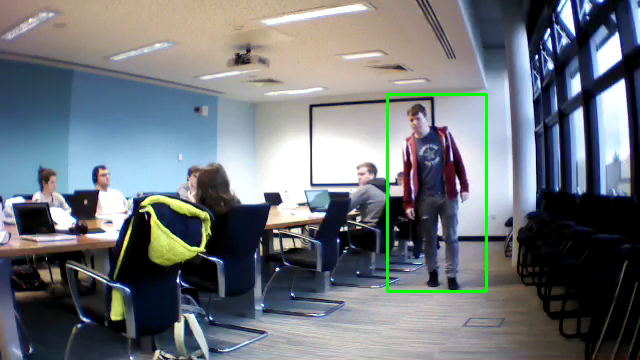
#> input picture images/jpg/fullbody-detection-example.png, 640 x 360 px, given in place of the camera
$ python demo_detection_methods.py   (Python 2 division)
#> lines starting #> are read from the running program, lines starting #| are printed output that depends on the picture
import cv2
import numpy as np

capture = cv2.VideoCapture(0)
background_subtractor = cv2.BackgroundSubtractorMOG()
intruder_classifier = cv2.CascadeClassifier("haarcascade_fullbody.xml")
minimum_area = 500

cv2.namedWindow('Intruder Detection Methods', cv2.WINDOW_AUTOSIZE)


def group_rectangles(rectangles):
    x_min = 100000
    x_max = 0
    y_min = 100000
    y_max = 0
    for (x, y, w, h) in rectangles:
        if x < x_min:
            x_min = x

        if y < y_min:
            y_min = y

        if (x + w) > x_max:
            x_max = (x + w)

        if (y + h) > y_max:
            y_max = (y + h)

    x = x_min
    y = y_min
    w = x_max - x_min
    h = y_max - y_min
    return x, y, w, h

while True:
    ret, frame = capture.read()
#> frame is the input picture: shape (360, 640, 3); mean B, G, R 122.3, 116.5, 110.9
    height, width = frame.shape[:2]
#> height = 360; width = 640
    frame = cv2.resize(frame, (width / 3, height / 3), interpolation=cv2.INTER_AREA)
#> frame: shape (120, 213, 3)
    combined = frame.copy()
    cascade_image = frame.copy()

    foreground_mask = background_subtractor.apply(frame)
#> foreground_mask: shape (120, 213); every value is 0
    (contours, _) = cv2.findContours(foreground_mask.copy(), cv2.RETR_EXTERNAL, cv2.CHAIN_APPROX_SIMPLE)
#> contours = []

    large_contours = []
    for contour in contours:
        if cv2.contourArea(contour) > minimum_area:
            large_contours.append(cv2.boundingRect(contour))
#> this loop made 0 passes
#> after the loop, large_contours = []

    foreground_mask_rgb = cv2.cvtColor(foreground_mask, cv2.COLOR_GRAY2RGB)
#> foreground_mask_rgb: shape (120, 213, 3); every value is 0

    if len(large_contours) > 0:
        (x, y, w, h) = group_rectangles(large_contours)
        cv2.rectangle(foreground_mask_rgb, (x, y), (x + w, y + h), (0, 255, 0), 2)
        cv2.rectangle(combined, (x, y), (x + w, y + h), (0, 255, 0), 2)

    intruders = intruder_classifier.detectMultiScale(cascade_image)
#> intruders = ()

    for (x, y, w, h) in intruders:
        cv2.rectangle(cascade_image, (x, y), (x + w, y + h), (0, 0, 255), 2)
        cv2.rectangle(combined, (x, y), (x + w, y + h), (0, 0, 255), 2)

    font = cv2.FONT_HERSHEY_PLAIN
#> font = 1
    cv2.putText(frame, 'Input', (10, 30), font, 2, (0, 255, 0), 1)
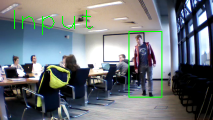
#> frame: shape (120, 213, 3); mean B, G, R 121.4, 117.3, 110
    cv2.putText(foreground_mask_rgb, 'Background Subtraction', (10, 30), font, 2, (0, 255, 0), 1)
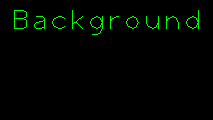
#> foreground_mask_rgb: shape (120, 213, 3); mean B, G, R 0, 4, 0
    cv2.putText(cascade_image, 'Haar Cascade Classifier', (10, 30), font, 2, (0, 255, 0), 1)
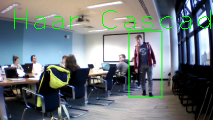
#> cascade_image: shape (120, 213, 3); mean B, G, R 120.2, 118.3, 108.9
    cv2.putText(combined, 'Output', (10, 30), font, 2, (0, 255, 0), 1)
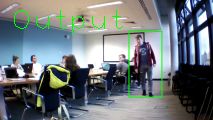
#> combined: shape (120, 213, 3); mean B, G, R 121, 117.4, 109.5

    top_row = np.concatenate((frame, foreground_mask_rgb), axis=1)
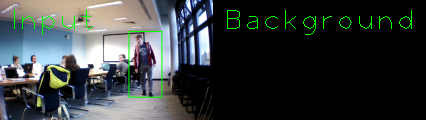
#> top_row: shape (120, 426, 3); mean B, G, R 60.7, 60.6, 55
    bottom_row = np.concatenate((cascade_image, combined), axis=1)
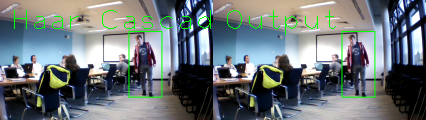
#> bottom_row: shape (120, 426, 3); mean B, G, R 120.6, 117.9, 109.2
    output = np.concatenate((top_row, bottom_row), axis=0)
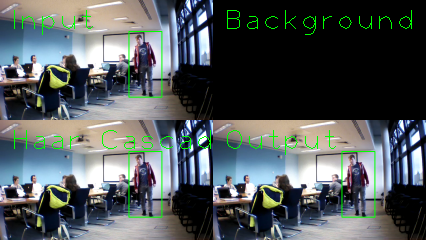
#> output: shape (240, 426, 3); mean B, G, R 90.6, 89.3, 82.1
    cv2.imshow('Combined Methods', output)

    k = cv2.waitKey(30) & 0xff
#> (key Esc is pressed here)
    if k ==27:
        break

capture.release()
cv2.destroyAllWindows()
